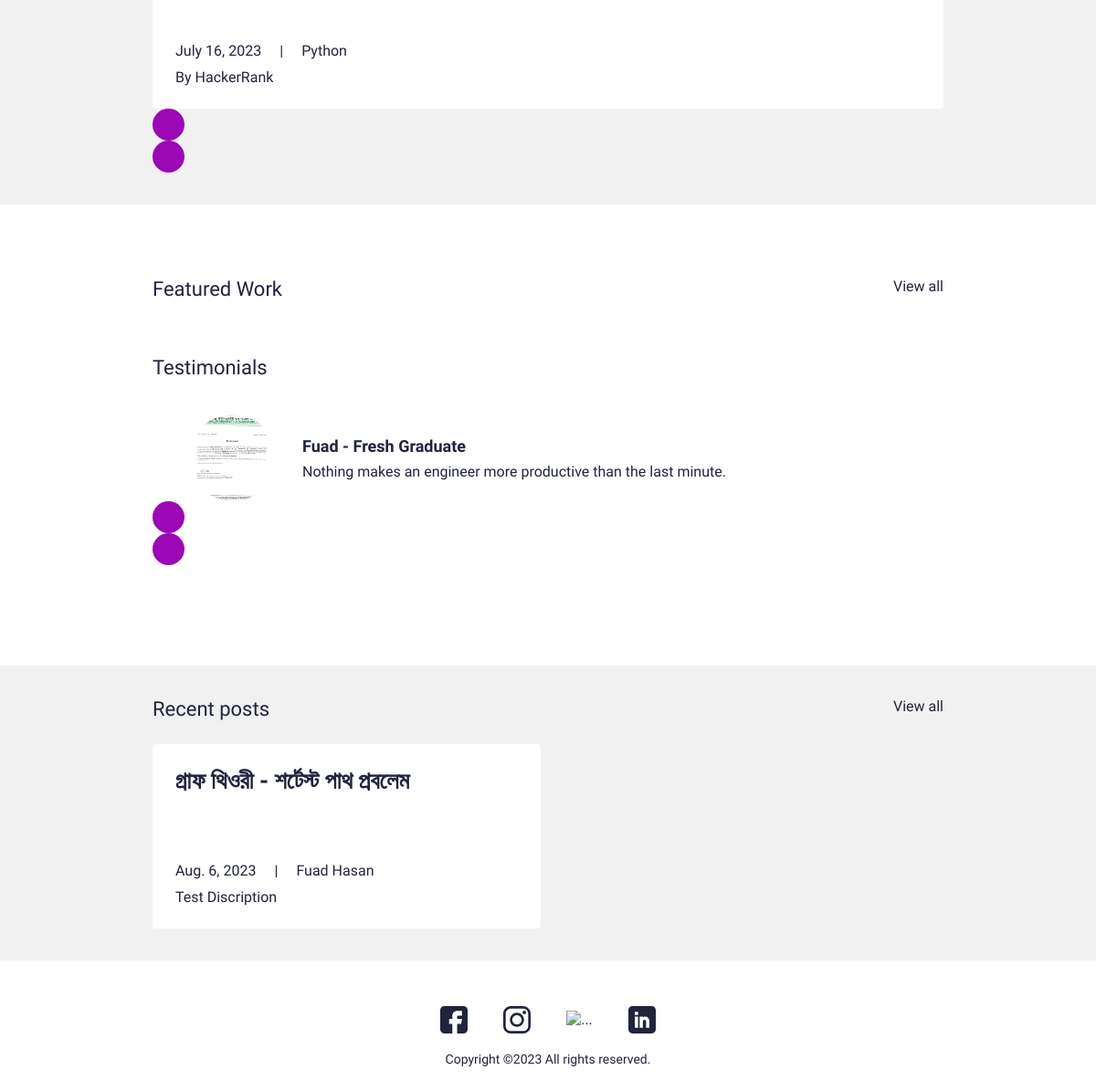
/ (lower part), run on an earlier commit of the app's database.
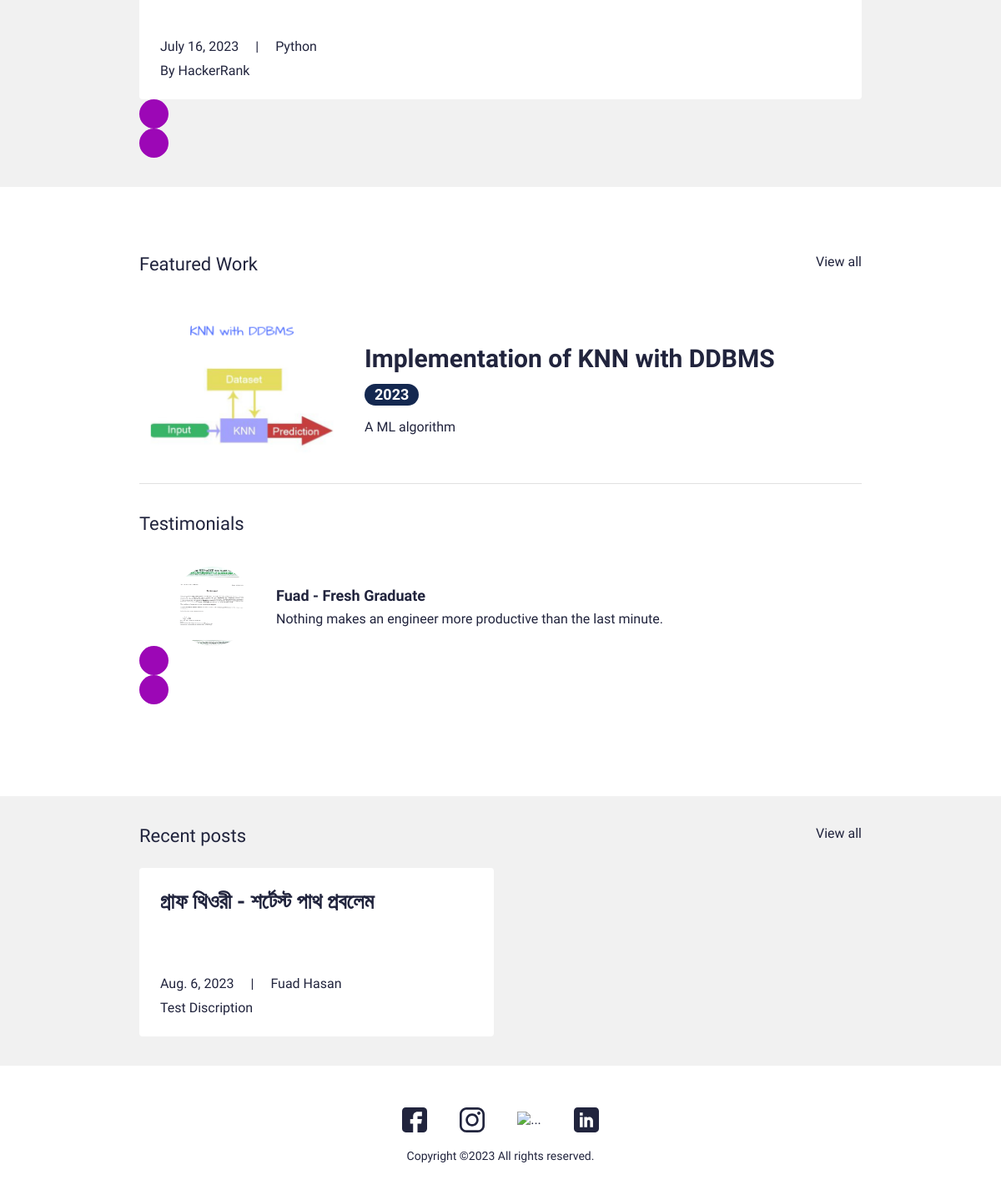
And on a later commit of the database.
### main/models.py (models this page shows, shortened)
class Certificate(models.Model):
    class Meta:
        verbose_name_plural = 'Certificates'
        verbose_name = 'Certificate'
    date = models.DateTimeField(blank=True, null=True)
    name = models.CharField(max_length=50, blank=True, null=True)
    title = models.CharField(max_length=200, blank=True, null=True)
    description = models.CharField(max_length=500, blank=True, null=True)
    is_active = models.BooleanField(default=True)

class Testimonial(models.Model):
    class Meta:
        verbose_name_plural = 'Testimonials'
        verbose_name = 'Testimonial'
        ordering = ["name"]
    thumbnail = models.ImageField(blank=True, null=True, upload_to="testimonials")
    name = models.CharField(max_length=200, blank=True, null=True)
    role = models.CharField(max_length=200, blank=True, null=True)
    quote = models.CharField(max_length=500, blank=True, null=True)
    is_active = models.BooleanField(default=True)

class Blog(models.Model):
    class Meta:
        verbose_name_plural = 'Blog Profiles'
        verbose_name = 'Blog'
        ordering = ["timestamp"]
    timestamp = models.DateTimeField(auto_now_add=True)
    author = models.CharField(max_length=200, blank=True, null=True)
    name = models.CharField(max_length=200, blank=True, null=True)
    description = models.CharField(max_length=500, blank=True, null=True)
    body = RichTextField(blank=True, null=True)
    slug = models.SlugField(null=True, blank=True)
    image = models.ImageField(blank=True, null=True, upload_to="blog")
    is_active = models.BooleanField(default=True)

class Portfolio(models.Model):
    class Meta:
        verbose_name_plural = 'Portfolio Profiles'
        verbose_name = 'Portfolio'
        ordering = ["name"]
    date = models.DateTimeField(blank=True, null=True)
    name = models.CharField(max_length=200, blank=True, null=True)
    description = models.CharField(max_length=500, blank=True, null=True)
    body = RichTextField(blank=True, null=True)
    image = models.ImageField(blank=True, null=True, upload_to="portfolio")
    slug = models.SlugField(null=True, blank=True)
    is_active = models.BooleanField(default=True)

### main/views.py (the view)
# urls.py: path('', views.IndexView.as_view(), name="home"),
class IndexView(generic.TemplateView):
	template_name = "main/index.html"
	def get_context_data(self, **kwargs):
		context = super().get_context_data(**kwargs)
		testimonials = Testimonial.objects.filter(is_active=True)
		certificates = Certificate.objects.filter(is_active=True)
		blogs = Blog.objects.filter(is_active=True)
		portfolio = Portfolio.objects.filter(is_active=True)
		context["testimonials"] = testimonials
		context["certificates"] = certificates
		context["blogs"] = blogs
		context["portfolio"] = portfolio
		return context

### resume_app/context_processors.py (called while the page is built)
def project_context(request):
	context = {
		'me': User.objects.first(),
	}
	return context

### main/templates/main/index.html (shortened to what the changed rows need)
{% extends 'main/base.html' %}
{% load static %}
{% block content %}
<section>
  <div class="sectionSpaceSm lightBg">
    <div class="container">
      <div class="sliderOuter">
        <div class="swiper certificatesSlider">
          <div class="swiper-wrapper">
            {% for c in certificates %}
            {% if c.is_active %}
            <div class="swiper-slide">
              <div class="cardStyle1">
                <h4 class="mdTitle cs1Title">
                </h4>
                <ul class="cardOptionCol">
                  <li>{{c.date.date}}</li>
                  <li>{{c.name|title}}</li>
                </ul>
                <p>{{c.description}}</p>
              </div>
            </div>
            {% endif %}
            {% endfor %}
          </div>
        </div>
      </div>
    </div>
  </div>
</section>
<section>
  <div class="sectionSpace">
    <div class="container">
      <div class="portfolioCol">
        {% for p in portfolio %}
        {% if p.is_active %}
        <div class="portfolioCard">
          <div class="row g-4 align-items-center">
            <div class="col-md-auto">
              <div class="portfolioImgCol">
                <a href="{% url 'main:portfolio' slug=p.slug %}"><img src="{{p.image.url}}" alt="..."></a>
              </div>
            </div>
            <div class="col-md">
              <div class="portfolioContentCol">
                <h4 class="lgTitle"><a href="{% url 'main:portfolio' slug=p.slug %}">{{p.name}}</a></h4>
                <ul class="portfolioOption">
                  <li><span class="dateLbl">{{p.date.year}}</span></li>
                </ul>
                <p>{{p.description}}</p>
              </div>
            </div>
          </div>
        </div>
        {% endif %}
        {% endfor %}
      </div>
      <div class="testimonialCol">
        <div class="testimonialSlider">
          <div class="swiper testimonialSwiper">
            <div class="swiper-wrapper">
              {% for t in testimonials %}
              {% if t.is_active %}
              <div class="swiper-slide">
                <div class="testimonialCard">
                  <div class="row align-items-center">
                    <div class="col-sm-auto">
                      <div class="tImgCol">
                        <img src="{{t.thumbnail.url}}" alt="...">
                      </div>
                    </div>
                    <div class="col-sm">
                      <div class="tContentCol">
                        <h4 class="xsTitle bold">{{t.name}} - {{t.role}}</h4>
                        <p>{{t.quote}}</p>
                      </div>
                    </div>
                  </div>
                </div>
              </div>
              {% endif %}
              {% endfor %}
            </div>
          </div>
        </div>
      </div>
    </div>
  </div>
</section>
<section>
  <div class="sectionSpaceSm lightBg">
    <div class="container">
      <div class="row g-3">
      {% for b in blogs %}
      {% if b.is_active %}
        <div class="col-lg-6">
          <div class="cardStyle1">
            <h4 class="mdTitle cs1Title"><a href="{% url 'main:blog' slug=b.slug %}">{{b.name}}</a></h4>
            <ul class="cardOptionCol">
              <li>{{b.timestamp.date}}</li>
              <li>{{b.author}}</li>
            </ul>
            <p>{{b.description}}</p>
          </div>
        </div>
        {% endif %}
        {% endfor %}
      </div>
    </div>
  </div>
</section>
{% endblock %}

What changed in the data, as far as the page shows it:
added Portfolio: image (picture), name "Implementation of KNN with DDBMS", date.year "2023", description "A ML algorithm"
